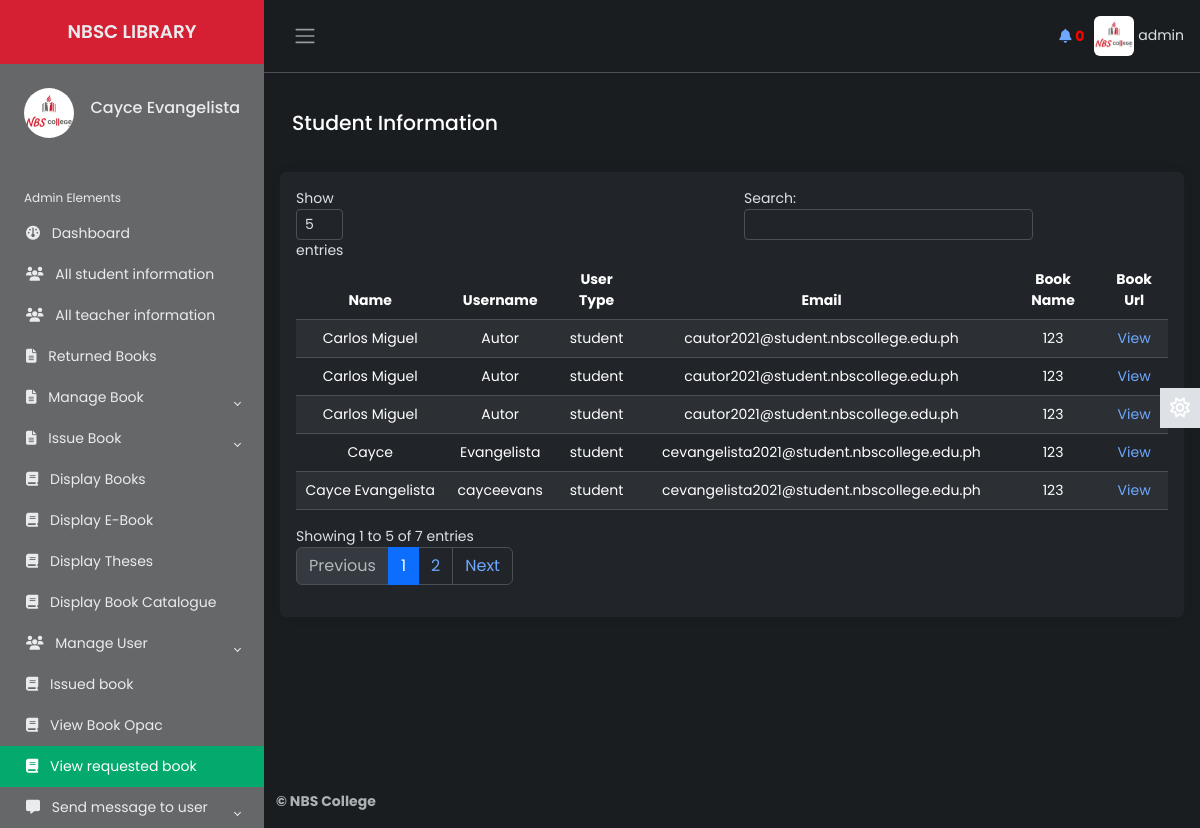
Page /Source/librarian/requested-books.php (signed in) on the earlier database version.
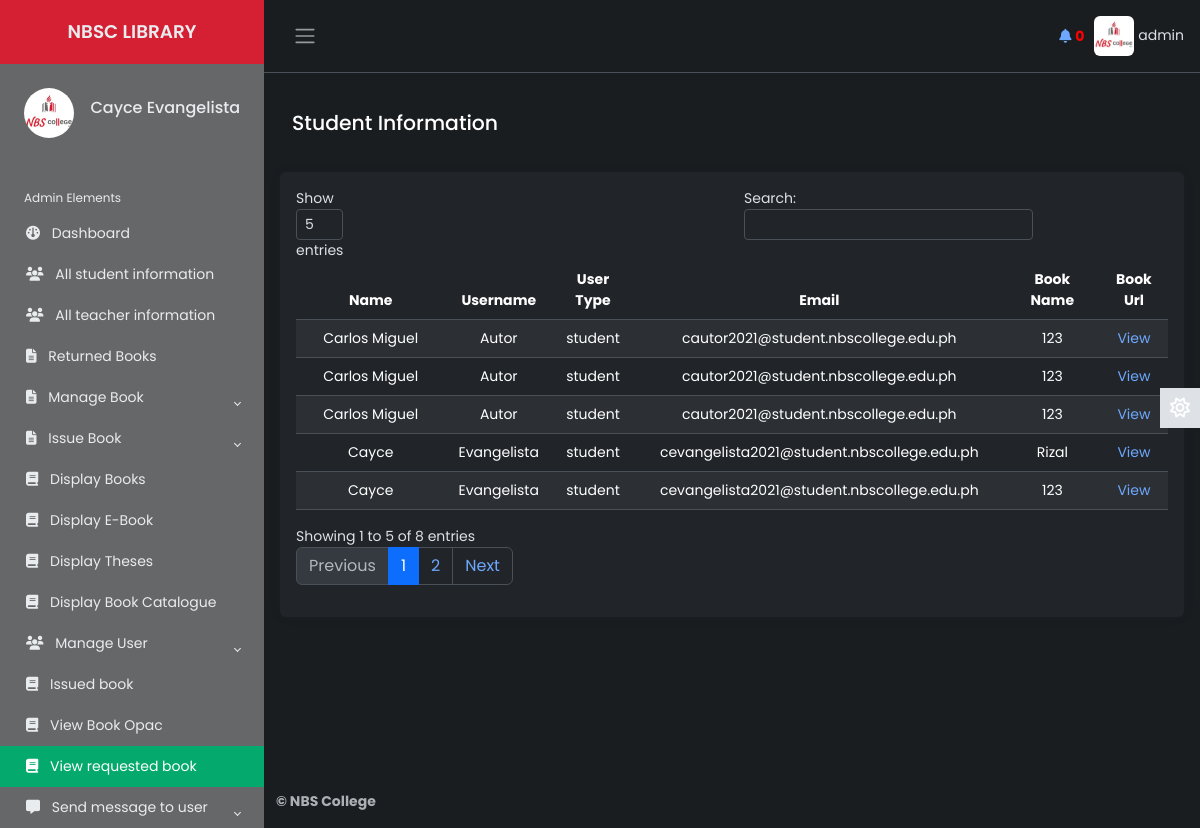
Same page on the later database version.
### tables this page shows
CREATE TABLE `lib_registration` (
  `id` int(2) NOT NULL,
  `name` varchar(50) NOT NULL,
  `username` varchar(20) NOT NULL,
  `password` varchar(20) NOT NULL,
  `email` varchar(50) NOT NULL,
  `phone` varchar(20) NOT NULL,
  `address` varchar(100) NOT NULL,
  `photo` varchar(500) NOT NULL,
  `status` varchar(7) NOT NULL
);

CREATE TABLE `request_books` (
  `id` int(10) NOT NULL,
  `name` varchar(50) NOT NULL,
  `username` varchar(50) NOT NULL,
  `email` varchar(50) NOT NULL,
  `utype` varchar(10) NOT NULL,
  `bname` varchar(50) NOT NULL,
  `burl` varchar(500) NOT NULL,
  `read1` varchar(3) NOT NULL
);

### Source/librarian/requested-books.php (the view, shortened to what the changed rows need)
        <?php
    include 'inc/header.php';
    include 'inc/connection.php';
    mysqli_query($link,"update request_books set read1='yes'");
 ?>
<main class="content px-3 py-2">
            <br>
            <div class="card border-0">
                        <div class="card-body">
                            <table class="table table-hover text-center table-striped" id="dtBasicExample">
							<thead>
										<tr>
											<th scope="col" >Name</th>
											<th scope="col">Username</th>
											<th scope="col">User Type</th>
											<th scope="col">Email</th>
											<th scope="col">Book Name</th>
											<th scope="col">Book Url</th>
										</tr>
									</thead>
									<tbody>
                                    <?php
                                        $res= mysqli_query($link, "select * from request_books ORDER BY id DESC");
                                        while ($row=mysqli_fetch_array($res)) {
                                            $burl = $row['burl'];
                                            echo "<tr>";
                                            echo "<td>"; echo $row["name"]; echo "</td>";
                                            echo "<td>"; echo $row["username"]; echo "</td>";
                                            echo "<td>"; echo $row["utype"]; echo "</td>";
                                            echo "<td>"; echo $row["email"]; echo "</td>";
                                            echo "<td>"; echo $row["bname"]; echo "</td>";
                                            echo "<td>";
                                            ?><a href="<?php echo $burl; ?>" target="_blank">View</a><?php
                                            echo "</td>";
                                            echo "</tr>";
                                        }
                                    ?>
                                    </tbody>
                            </table>
                        </div>
                    </div>
            </main>

### Source/librarian/inc/header.php (shortened to what the changed rows need)
<?php
    include 'inc/connection.php';
 ?>
<!DOCTYPE html>
<html lang="en" data-bs-theme="dark">
<head>
    <link href="https://cdn.datatables.net/v/dt/jszip-3.10.1/dt-2.0.3/b-3.0.1/b-html5-3.0.1/b-print-3.0.1/datatables.min.css" rel="stylesheet">
    <link rel="stylesheet" href="inc/css/bootstrap.min.css">
    <link rel="stylesheet" href="inc/css/custom1.css">
    <link rel="stylesheet" href="inc/css/animate.css">
</head>
<body>
    <div class="wrapper">
    <aside id="sidebar" class="js-sidebar">
            <div class="h-100">
                <ul class="sidebar-nav">
                    <li class="sidebar-header">
                        <span>
                        <?php
                            $res = mysqli_query($link, "select * from lib_registration where username='".$_SESSION['username']."'");
                            while ($row = mysqli_fetch_array($res)){
                                ?><img src="<?php echo $row["photo"]; ?> " height="50px" width="50px" alt="something wrong" class="rounded-circle"></a> <?php
                            }
                        ?>
                        </span>
                        <h6 style="float: right; margin-top: 10px;">
							<?php
								$res = mysqli_query($link, "select * from lib_registration where username='".$_SESSION['username']."'");
								while ($row = mysqli_fetch_array($res)){
								$name  =  $row["name"];
								echo $name;
								}
							?>
            			</h6>
                    </li>
                    <br>
                </ul>
            </div>
        </aside>
        <div class="main">
            <nav class="navbar navbar-expand px-3 border-bottom">
                <div class="navbar-collapse navbar">
                        <li class="nav-item dropdown">
								<?php
                                     $res = mysqli_query($link, "select * from lib_registration where username='".$_SESSION['username']."'");
                                     while ($row = mysqli_fetch_array($res)){
                                         ?><a href="#" data-bs-toggle="dropdown" class="nav-icon pe-md-0" style="color: inherit;"><img src="<?php echo $row["photo"]; ?>" alt=""class="avatar img-fluid rounded"> <span><?php echo $_SESSION["username"]; ?></span></a> <?php
                                     }
                                ?>
                        </li>
                </div>
            </nav>
</body>
</html>

Differences in the rows shown:
no longer on this page (row unchanged): request_books: name "Cayce Evangelista", username "cayceevans", utype "student", email "cevangelista2021@student.nbscollege.edu.ph", bname "123"
added request_books: name "Cayce", username "Evangelista", utype "student", email "cevangelista2021@student.nbscollege.edu.ph", bname "Rizal"
Other differences:
text written by a page script: "Show entries Search: Showing 1 to 5 of 7 entries Previous 1 2 Next" → "Show entries Search: Showing 1 to 5 of 8 entries Previous 1 2 Next"
